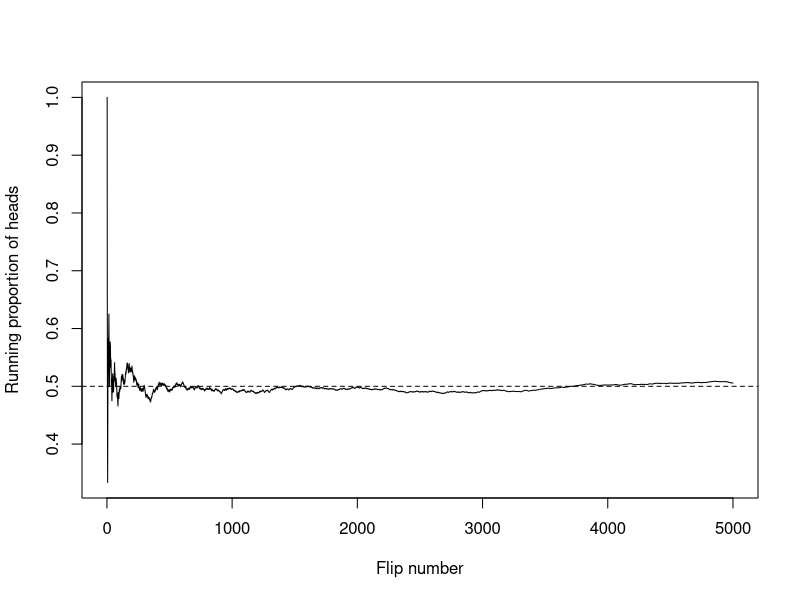
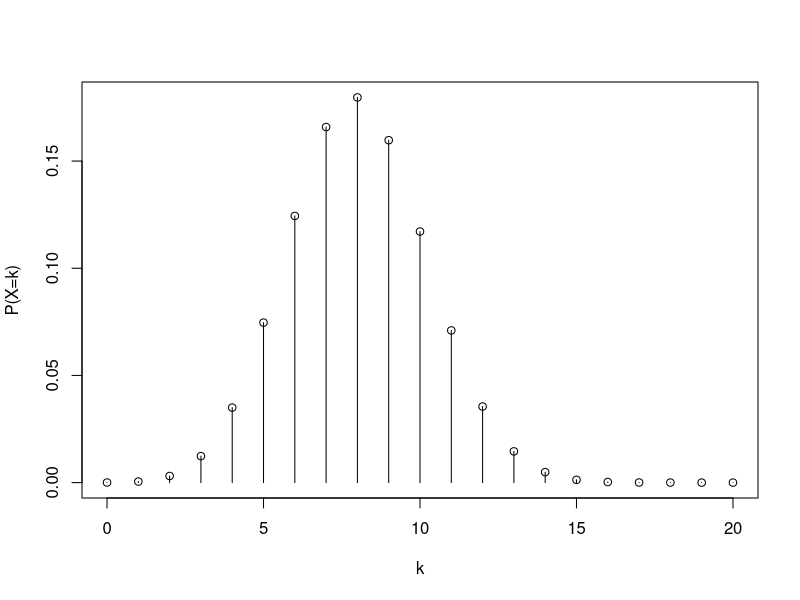
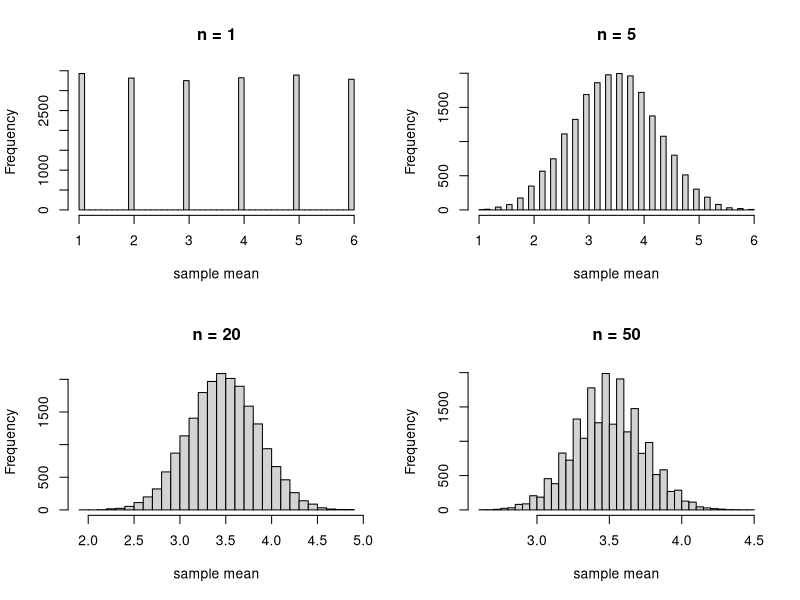
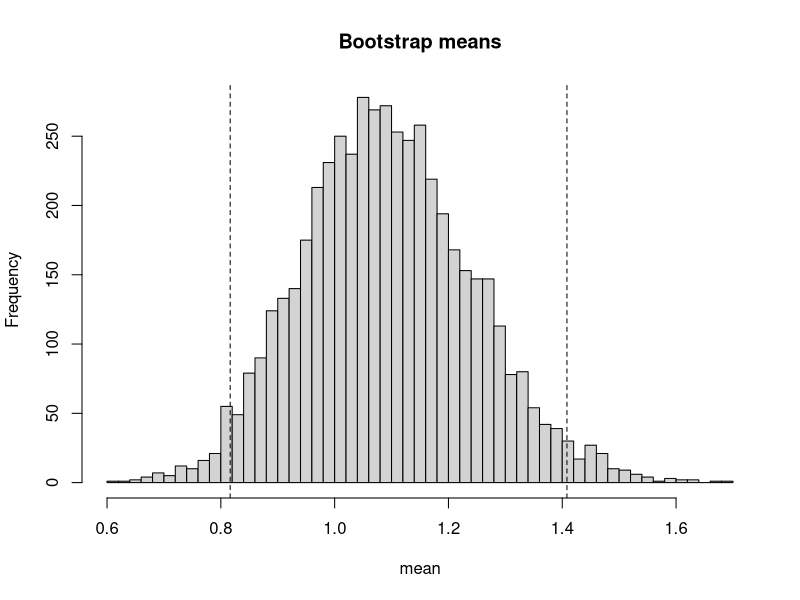
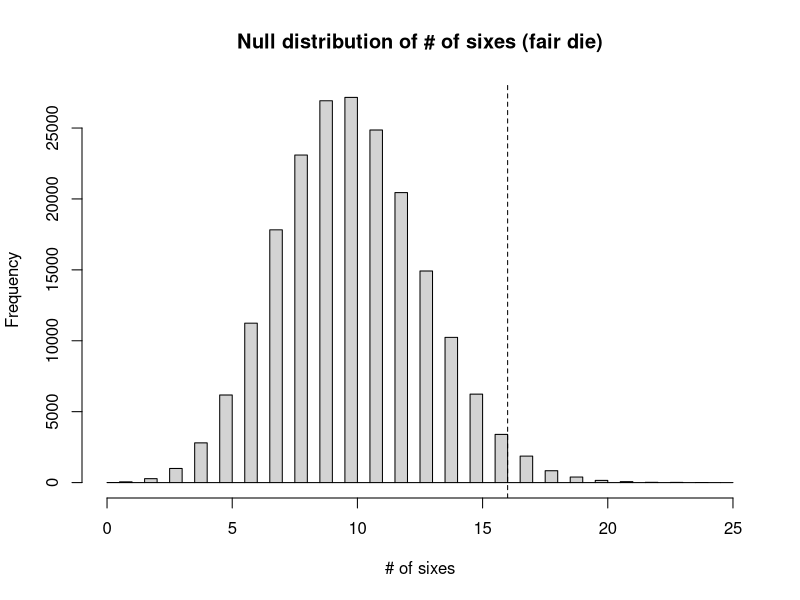

The R source for these figures, in order:
## ---- chunk 1
knitr::opts_chunk$set(
  echo = TRUE,
  message = FALSE,
  warning = FALSE
)
## ---- chunk 2
1:10
sum(1:10)
mean(1:10)
c(2, 5, 9)^2
## ---- chunk 3
set.seed(1)
flips <- sample(c("H","T"), size = 50, replace = TRUE)
flips
mean(flips == "H")
## ---- chunk 4
set.seed(1)
for (n in c(50, 500, 5000, 50000)) {
  flips <- sample(c("H","T"), size = n, replace = TRUE)
  cat("n =", n, " prop_heads =", mean(flips == "H"), "\n")
}
## ---- chunk 5
set.seed(2)
n <- 5000
x <- sample(c(1,0), size = n, replace = TRUE)  # 1=heads, 0=tails
running <- cumsum(x) / (1:n)
plot(running, type="l", xlab="Flip number", ylab="Running proportion of heads")
abline(h=0.5, lty=2)
## ---- chunk 6
set.seed(3)
B <- 10000
scores <- replicate(B, sum(sample(1:4, 30, replace=TRUE) == 1))
mean(scores)
## ---- chunk 7
mean(scores >= 12)
## ---- chunk 8
urn <- c(rep("G", 7), rep("S", 3))
set.seed(10)
draw <- sample(urn, size=1, replace=FALSE)
draw
## ---- chunk 9
set.seed(11)
B <- 10000
draws <- replicate(B, sample(urn, 1))
mean(draws == "S")
## ---- chunk 10
set.seed(12)
B <- 20000

second_not_sour <- logical(B)
third_sour <- logical(B)

for (b in 1:B) {
  purchase <- sample(urn, size=3, replace=FALSE)
  second_not_sour[b] <- (purchase[2] != "S")
  third_sour[b] <- (purchase[3] == "S")
}

mean(third_sour[second_not_sour])
## ---- chunk 11
dbinom(8, size=20, prob=0.4)          # P(X=8)
pbinom(8, size=20, prob=0.4)          # P(X<=8)
pbinom(10, 20, 0.4) - pbinom(5, 20, 0.4)  # P(6<=X<=10)
## ---- chunk 12
set.seed(20)
x <- rbinom(50000, size=20, prob=0.4)

mean(x == 8)
mean(x <= 8)
mean(x >= 6 & x <= 10)
## ---- chunk 13
k <- 0:20
pmf <- dbinom(k, 20, 0.4)
plot(k, pmf, type="h", xlab="k", ylab="P(X=k)")
points(k, pmf)
## ---- chunk 14
set.seed(30)
p <- 0.2
T <- rgeom(20000, prob=p) + 1
mean(T)   # compare to 1/p = 5
mean(T > 8)
## ---- chunk 15
dpois(0, lambda=3)
1 - ppois(4, lambda=3)

set.seed(31)
Y <- rpois(50000, lambda=3)
mean(Y == 0)
mean(Y >= 5)
## ---- chunk 16
pnorm(1.25)                  # P(Z<1.25)
2*(1 - pnorm(2))             # P(|Z|>2)
## ---- chunk 17
set.seed(40)
B <- 20000
ns <- c(1, 5, 20, 50)

means_list <- lapply(ns, function(n) {
  replicate(B, mean(sample(1:6, size=n, replace=TRUE)))
})

par(mfrow=c(2,2))
for (i in seq_along(ns)) {
  hist(means_list[[i]], main=paste("n =", ns[i]), xlab="sample mean", breaks=40)
}
par(mfrow=c(1,1))
## ---- chunk 18
n <- 50
xbar <- means_list[[which(ns==n)]]
p_sim <- mean(xbar > 4)

mu <- 3.5
sigma <- sqrt(35/12)
p_norm <- 1 - pnorm(4, mean=mu, sd=sigma/sqrt(n))

p_sim
p_norm
## ---- chunk 19
set.seed(50)
pop <- rexp(200000, rate=1)  # true mean is 1
sample1 <- sample(pop, size=50, replace=FALSE)
mean(sample1)
## ---- chunk 20
set.seed(51)
B <- 5000
boot_means <- replicate(B, mean(sample(sample1, size=length(sample1), replace=TRUE)))

ci <- quantile(boot_means, c(0.025, 0.975))
ci

hist(boot_means, breaks=40, main="Bootstrap means", xlab="mean")
abline(v=ci, lty=2)
## ---- chunk 21
set.seed(52)
R <- 200     # number of repeated experiments
B <- 2000    # bootstrap reps per experiment

covers <- logical(R)

for (r in 1:R) {
  sample1 <- sample(pop, size=50, replace=FALSE)
  boot_means <- replicate(B, mean(sample(sample1, size=length(sample1), replace=TRUE)))
  ci <- quantile(boot_means, c(0.025, 0.975))
  covers[r] <- (ci[1] <= 1) & (1 <= ci[2])
}

mean(covers)
## ---- chunk 22
1 - pbinom(15, size=60, prob=1/6)
## ---- chunk 23
set.seed(60)
B <- 200000
X <- rbinom(B, size=60, prob=1/6)
p_sim <- mean(X >= 16)
p_sim
## ---- chunk 24
hist(X, breaks=50, main="Null distribution of # of sixes (fair die)", xlab="# of sixes")
abline(v=16, lty=2)
